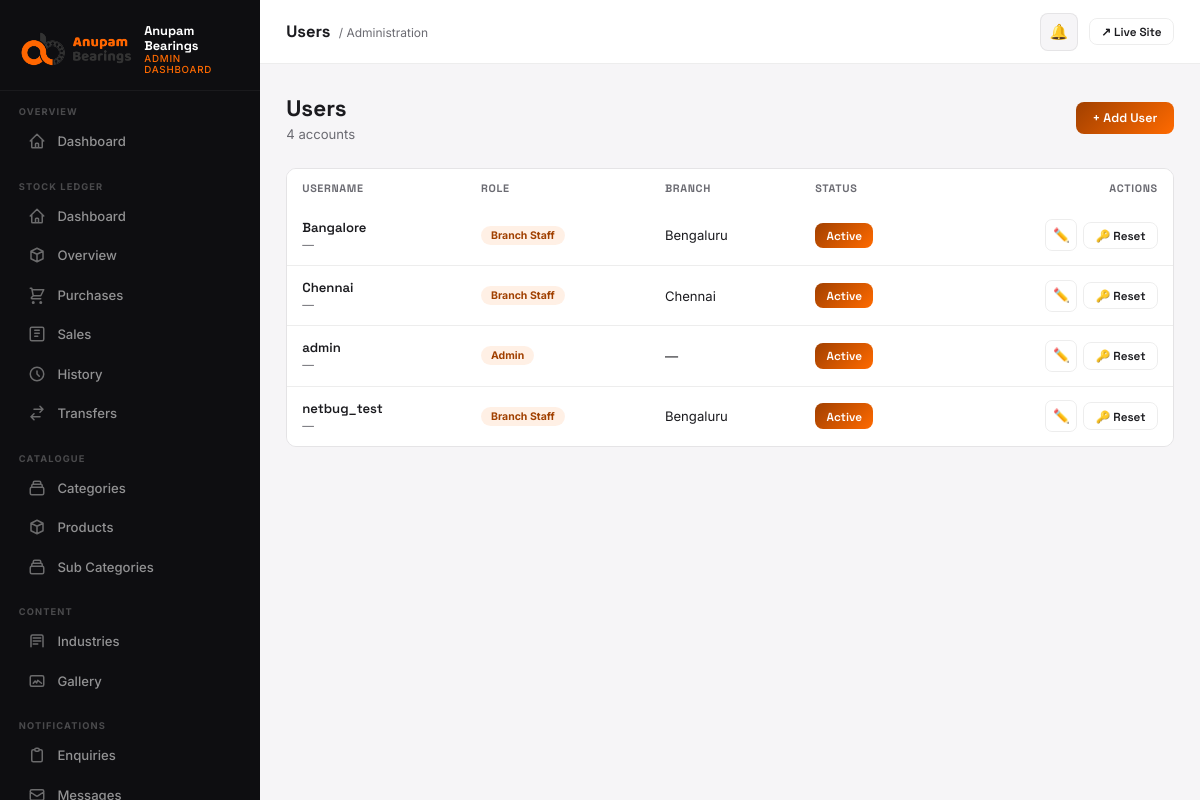
The page /dashboard/stock/users/ (signed in) on the database its author committed.
### stock_ledger/models.py (models this page shows, shortened)
class UserProfile(models.Model):
    ADMIN = 'ADMIN'
    BRANCH_STAFF = 'BRANCH_STAFF'
    VIEWER = 'VIEWER'
    ROLE_CHOICES = [
        (ADMIN, 'Admin'),
        (BRANCH_STAFF, 'Branch Staff'),
        (VIEWER, 'Viewer'),
    ]
    user = models.OneToOneField(settings.AUTH_USER_MODEL, on_delete=models.CASCADE, related_name='stock_profile')
    role = models.CharField(max_length=20, choices=ROLE_CHOICES, default=ADMIN)
    branch = models.ForeignKey(Branch, on_delete=models.PROTECT, null=True, blank=True, related_name='staff_profiles')
    created_at = models.DateTimeField(auto_now_add=True)
    updated_at = models.DateTimeField(auto_now=True)

class Branch(models.Model):
    name = models.CharField(max_length=120)
    slug = models.SlugField(unique=True)
    code = models.CharField(max_length=20, unique=True)
    address = models.TextField(blank=True)
    is_active = models.BooleanField(default=True)
    created_at = models.DateTimeField(auto_now_add=True)
    class Meta:
        ordering = ['name']

### stock_ledger/views.py (the view)
# urls.py: path('users/', views.user_list, name='users'),
@login_required(login_url='/dashboard/login/')
@staff_required
@role_required(UserProfile.ADMIN)
def user_list(request):
    profiles = UserProfile.objects.select_related('user', 'branch').order_by('user__username')
    return render(request, 'dashboard/stock_users.html', {'profiles': profiles})

### core/context_processors.py (called while the page is built)
def seo(request):
    return build_seo_context(request)

### core/seo.py (called while the page is built)
def site_url() -> str:
    return getattr(settings, 'SITE_URL', 'https://anupambearings.com').rstrip('/')

def absolute_url(path: str) -> str:
    if not path:
        return site_url()
    parsed = urlsplit(path)
    if parsed.scheme:
        return path
    if path.startswith('/'):
        return f'{site_url()}{path}'
    return f"{site_url()}/{path.lstrip('/')}"

def build_canonical_url(request, *, path: str | None = None) -> str:
    canonical_path = path if path is not None else request.path
    return absolute_url(canonical_path)

def _serialize_schema(schema: dict) -> str:
    return json.dumps(schema, ensure_ascii=False, separators=(',', ':'))

def website_schema() -> dict:
    return {
        '@context': 'https://schema.org',
        '@type': 'WebSite',
        '@id': f'{site_url()}#website',
        'url': site_url(),
        'name': SITE_NAME,
        'alternateName': 'Anupam Bearings India',
        'description': SITE_DESCRIPTION,
        'publisher': {'@id': f'{site_url()}#organization'},
        'potentialAction': {
            '@type': 'SearchAction',
            'target': {
                '@type': 'EntryPoint',
                'urlTemplate': f'{site_url()}/products/?q={{search_term_string}}',
            },
            'query-input': 'required name=search_term_string',
        },
    }

### stock_ledger/context_processors.py (called while the page is built, shortened)
def dashboard_role(request):
    user = getattr(request, 'user', None)
    if not user or not user.is_authenticated or not user.is_staff:
        return {}
    profile = getattr(user, 'stock_profile', None)
    if profile is None:
        return {}
    return {
        'dash_role': profile.role,
        'dash_branch': profile.branch,
    }

def low_stock_alert(request):
    user = getattr(request, 'user', None)
    if not user or not user.is_authenticated or not user.is_staff:
        return {'show_low_stock_modal': False}
    profile = getattr(user, 'stock_profile', None)
    if profile is None or profile.role not in (UserProfile.ADMIN, UserProfile.BRANCH_STAFF):
        return {'show_low_stock_modal': False}
    if request.session.get('low_stock_alert_shown'):
        return {'show_low_stock_modal': False}

### templates/dashboard/stock_users.html (shortened to what this page needs)
{% extends "dashboard/base.html" %}
{% block page_title %}Users{% endblock %}
{% block breadcrumb %}<span class="topbar-breadcrumb">/ Administration</span>{% endblock %}
{% block content %}
<div class="page-header">
  <div class="page-header-left">
    <h1>Users</h1>
    <p>{{ profiles|length }} account{{ profiles|length|pluralize }}</p>
  </div>
  <a href="{% url 'dashboard:stock_ledger:user_add' %}" class="btn btn-primary">+ Add User</a>
</div>
<div class="table-wrap">
  <table>
    <thead>
      <tr>
        <th>Username</th>
        <th>Role</th>
        <th>Branch</th>
        <th>Status</th>
        <th style="text-align:right;">Actions</th>
      </tr>
    </thead>
    <tbody>
      {% for p in profiles %}
      <tr id="user-row-{{ p.pk }}">
        <td>
          <div class="td-name">{{ p.user.username }}</div>
          <div class="td-sub">{{ p.user.email|default:"—" }}</div>
        </td>
        <td><span class="pill" style="background:rgba(255,106,0,0.1);color:var(--orange-dk);">{{ p.get_role_display }}</span></td>
        <td>{{ p.branch.name|default:"—" }}</td>
        <td>
          <button class="btn btn-sm {% if p.user.is_active %}btn-primary{% else %}btn-ghost{% endif %}"
            onclick="toggleUserActive({{ p.pk }}, this)">{% if p.user.is_active %}Active{% else %}Inactive{% endif %}</button>
        </td>
        <td style="text-align:right;">
          <div style="display:flex;align-items:center;justify-content:flex-end;gap:0.4rem;">
            <a href="{% url 'dashboard:stock_ledger:user_edit' p.pk %}" class="btn btn-ghost btn-sm btn-icon" title="Edit">✏️</a>
            <button class="btn btn-ghost btn-sm" onclick="resetPassword({{ p.pk }})" title="Reset password">🔑 Reset</button>
          </div>
        </td>
      </tr>
      {% empty %}
      <tr><td colspan="5"><div class="empty-state"><div class="empty-state-icon">👤</div><h3>No users yet</h3></div></td></tr>
      {% endfor %}
    </tbody>
  </table>
</div>
{% endblock %}

### templates/dashboard/base.html (style rules this page uses)
*, *::before, *::after { box-sizing: border-box; margin: 0; padding: 0; }
:root { --orange: #ff6a00; --orange-dk: #a14000; --surface: #f6f5f7; --card: #ffffff; --sidebar-bg: #0e0e11; --sidebar-w: 260px; --on: #1b1b1f; --muted: #6b6b72; --border: rgba(0,0,0,0.07); --grad: linear-gradient(135deg,#a14000 0%,#ff6a00 100%); --radius: 10px; --shadow: 0 2px 16px rgba(0,0,0,0.07); --shadow-lg: 0 8px 40px rgba(0,0,0,0.12); --font-d: 'Space Grotesk', sans-serif; --font-b: 'Inter', sans-serif; }
html { font-size: 15px; -webkit-font-smoothing: antialiased; }
body { font-family: var(--font-b); background: var(--surface); color: var(--on); display: flex; min-height: 100vh; overflow-x: hidden; }
.topbar-breadcrumb { font-size: 0.8rem; color: var(--muted); margin-left: 4px; }
.page-header { display: flex; align-items: center; justify-content: space-between; margin-bottom: 1.75rem; gap: 1rem; flex-wrap: wrap; }
.page-header-left h1 { font-family: var(--font-d); font-size: 1.5rem; font-weight: 700; }
.page-header-left p { color: var(--muted); font-size: 0.875rem; margin-top: 0.2rem; }
.table-wrap { overflow-x: auto; border-radius: var(--radius); border: 1px solid var(--border); }
table { width: 100%; border-collapse: collapse; font-size: 0.875rem; }
thead { background: var(--surface); }
th { padding: 0.75rem 1rem; text-align: left; font-family: var(--font-d); font-size: 0.72rem; font-weight: 700; letter-spacing: 0.06em; text-transform: uppercase; color: var(--muted); white-space: nowrap; }
td { padding: 0.875rem 1rem; border-top: 1px solid var(--border); vertical-align: middle; }
tr { background: var(--card); transition: background 0.12s; }
tr:first-child td { border-top: none; }
.td-name { font-family: var(--font-d); font-weight: 600; font-size: 0.875rem; }
.td-sub { font-size: 0.78rem; color: var(--muted); margin-top: 2px; }
.pill { display: inline-flex; align-items: center; gap: 4px; padding: 3px 10px; border-radius: 99px; font-size: 0.7rem; font-weight: 700; }
.btn { display: inline-flex; align-items: center; gap: 0.4rem; padding: 0.55rem 1.1rem; border-radius: 8px; font-family: var(--font-d); font-size: 0.83rem; font-weight: 600; cursor: pointer; border: none; text-decoration: none; transition: all 0.18s; }
.btn-primary { background: var(--grad); color: #fff; }
.btn-ghost { background: transparent; color: var(--on); border: 1px solid var(--border); }
.btn-sm { padding: 0.35rem 0.75rem; font-size: 0.78rem; }
.btn-icon { width: 32px; height: 32px; padding: 0; justify-content: center; border-radius: 7px; font-size: 0.9rem; }

### rows shown on the page
UserProfile: user.username "Bangalore", user.email "—", role "Branch Staff", branch.name "Bengaluru", shows "Active"
UserProfile: user.username "Chennai", user.email "—", role "Branch Staff", branch.name "Chennai", shows "Active"
UserProfile: user.username "admin", user.email "—", role "Admin", branch.name "—", shows "Active"
UserProfile: user.username "netbug_test", user.email "—", role "Branch Staff", branch.name "Bengaluru", shows "Active"

### other values the page prints
{{ profiles|length }} "4"
